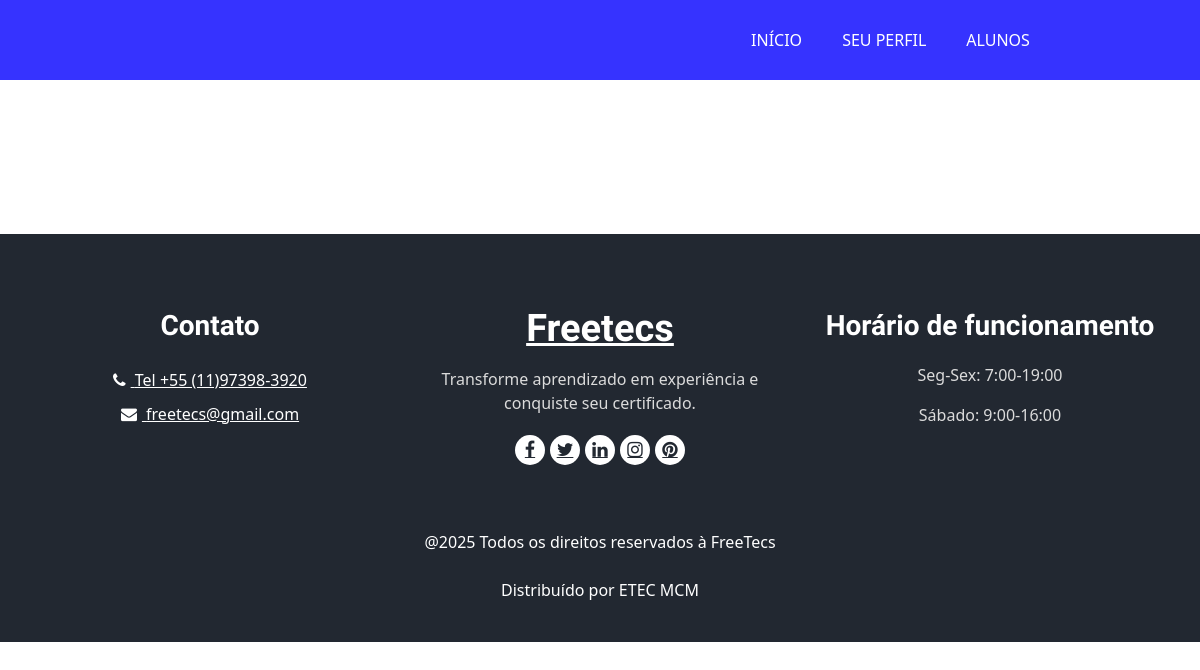
Page /perfilpublicoaluno.php on the earlier database version.
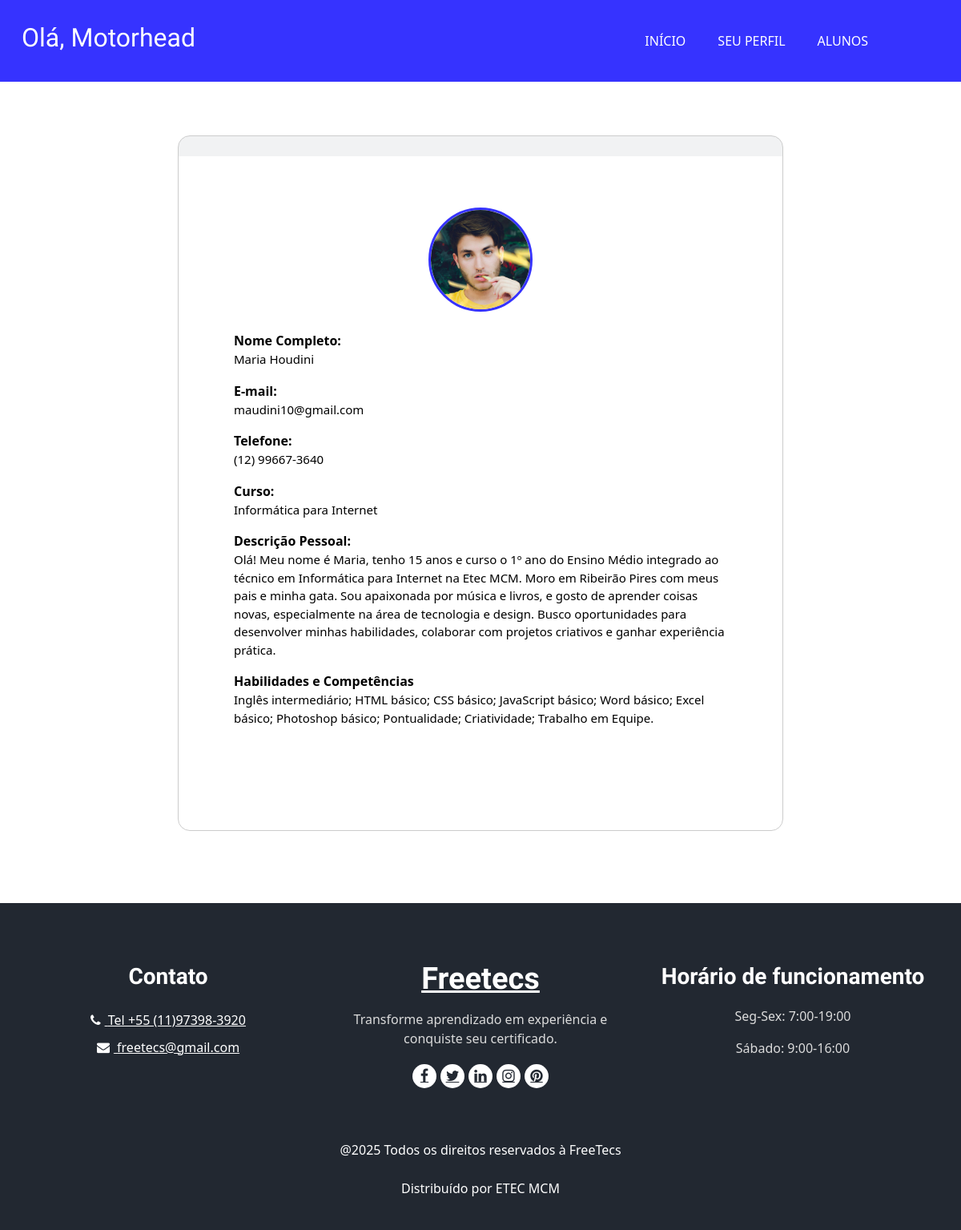
Same page on the later database version.
### tables this page shows
CREATE TABLE `empresa` (
  `id_empresa` int(11) NOT NULL,
  `nome_empresa` varchar(255) DEFAULT NULL,
  `telefone_empresa` varchar(15) DEFAULT NULL,
  `email_empresa` varchar(255) DEFAULT NULL,
  `senha_empresa` varchar(255) DEFAULT NULL,
  `CNPJ` varchar(18) DEFAULT NULL,
  `area_de_atuacao` varchar(255) DEFAULT NULL,
  `descricao_institucional` varchar(600) DEFAULT NULL,
  `ano_de_fundacao` year(4) DEFAULT NULL
);

CREATE TABLE `aluno` (
  `id_aluno` int(11) NOT NULL,
  `nome_aluno` varchar(255) DEFAULT NULL,
  `senha_aluno` varchar(50) DEFAULT NULL,
  `curso` varchar(255) DEFAULT NULL,
  `datanasc` date DEFAULT NULL,
  `RM` int(5) DEFAULT NULL,
  `telefone_aluno` varchar(15) DEFAULT NULL,
  `descricao` varchar(600) DEFAULT NULL,
  `habilidades` varchar(255) DEFAULT NULL,
  `email_aluno` varchar(255) DEFAULT NULL
);

### perfilpublicoaluno.php (the view, shortened to what this page needs)
<!DOCTYPE html>
<html lang="pt-BR">
<body>
    <?php require 'headerempresa.php' ?>
    <section class="food_section layout_padding-bottom">
        <div class="container">
            <div class="heading_container heading_center">
                <br><br><br><br><br>
            </div>
            <br>
            <?php
                $sql = "SELECT * FROM aluno";
                $stmt = $pdo->query($sql);
                while ($aluno = $stmt->fetch(PDO::FETCH_ASSOC)) {
            ?>
            <div class="row justify-content-center">
                <div class="col-md-8">
                    <div class="box p-4" style="text-align: left;">
                        <div class="detail-box">
                            <div class="profile-header">
                                <div class="profile-pic-container">
                                    <img src="images/client2.jpg" alt="Foto de perfil" class="profile-pic"
                                        id="profileImage">
                                </div>
                                <div style="text-align:left;">
                                    <br>
                                    <strong>Nome Completo:</strong>
                                    <p><?php echo $aluno['nome_aluno']; ?></p>
                                    <strong>E-mail:</strong>
                                    <p><?php echo $aluno['email_aluno']; ?></p>
                                    <strong>Telefone:</strong>
                                    <p><?php echo $aluno['telefone_aluno']; ?></p>
                                    <strong>Curso:</strong>
                                    <p><?php echo $aluno['curso']; ?></p>
                                    <strong>Descrição Pessoal:</strong>
                                    <p><?php echo $aluno['descricao']; ?></p>
                                    <strong>Habilidades e Competências</strong>
                                    <p><?php echo $aluno['habilidades']; ?></p>
                                    <br>
                                     </div>
                                </div>
                            </div>
                        </div>
                    </div>
                </div>
            <?php
                }
            ?>
    </section>
    <?php require 'head_footer.php' ?>
</body>
</html>

### headerempresa.php (shortened to what this page needs)
<?php
   require 'conexao.php';
 ?>
 <header class="header_section">
   <div class="container">
     <nav class="navbar navbar-expand-lg custom_nav-container ">
       <a class="navbar-brand" href="restritaempresa.php">
         <span>
           <?php
               $sql = "SELECT nome_empresa FROM empresa";
               $stmt = $pdo->query($sql);
               while ($empresa = $stmt->fetch(PDO::FETCH_ASSOC)) {
                 echo "<h2>Olá, " . htmlspecialchars($empresa['nome_empresa']) . "</h2>";
               }
             ?>
         </span>
       </a>
       <div class="collapse navbar-collapse" id="navbarSupportedContent">
         <ul class="navbar-nav  mx-auto ">
           <li class="nav-item ">
             <a class="nav-link" href="index.php">Início </a>
           </li>
           <li class="nav-item">
             <a class="nav-link" href="perfilempresa.php">Seu Perfil</a>
           </li>
           <li class="nav-item">
             <a class="nav-link" href="alunoscandidatados.php">Alunos</a>
           </li>
         </ul>
       </div>
   </div>
 </header>

### head_footer.php (shortened to what this page needs)
<!DOCTYPE html>
<html>
<head>
  <link rel="stylesheet" href="https://cdn.jsdelivr.net/npm/bootstrap@5.0.0-alpha1/dist/css/bootstrap.min.css
">
  <link rel="stylesheet" href="https://cdn.jsdelivr.net/npm/bootstrap@5.0.0-alpha1/dist/js/bootstrap.bundle.min.js
">
  <link rel="stylesheet" href="https://cdnjs.cloudflare.com/ajax/libs/jquery/3.2.1/jquery.min.js
">
  <link href="css/style.css" rel="stylesheet" />
  <link rel="stylesheet" type="text/css" href="css/bootstrap.css" />
  <link rel="stylesheet" type="text/css"
    href="https://cdnjs.cloudflare.com/ajax/libs/OwlCarousel2/2.3.4/assets/owl.carousel.min.css" />
  <link rel="stylesheet" href="https://cdnjs.cloudflare.com/ajax/libs/jquery-nice-select/1.1.0/css/nice-select.min.css"
 />
  <link href="css/font-awesome.min.css" rel="stylesheet" />
  <link href="https://cdn.jsdelivr.net/npm/bootstrap@5.3.2/dist/css/bootstrap.min.css" rel="stylesheet">
  <link href="css/responsive.css" rel="stylesheet" />
</head>
  <footer class="footer_section">
    <div class="container">
      <div class="row">
        <div class="col-md-4 footer-col">
          <div class="footer_contact">
            <h4>
              Contato
            </h4>
            <div class="contact_link_box">
              <a href="">
                <i class="fa fa-phone" aria-hidden="true"></i>
                <span>
                  Tel +55 (11)97398-3920
                </span>
              </a>
              <a href="">
                <i class="fa fa-envelope" aria-hidden="true"></i>
                <span>
                  freetecs@gmail.com
                </span>
              </a>
            </div>
          </div>
        </div>
        <div class="col-md-4 footer-col">
          <div class="footer_detail">
            <a href="" class="footer-logo">
              Freetecs
            </a>
            <p>
              Transforme aprendizado em experiência e conquiste seu certificado.
            </p>
            <div class="footer_social">
              <a href="">
                <i class="fa fa-facebook" aria-hidden="true"></i>
              </a>
              <a href="">
                <i class="fa fa-twitter" aria-hidden="true"></i>
              </a>
              <a href="">
                <i class="fa fa-linkedin" aria-hidden="true"></i>
              </a>
              <a href="">
                <i class="fa fa-instagram" aria-hidden="true"></i>
              </a>
              <a href="">
                <i class="fa fa-pinterest" aria-hidden="true"></i>
              </a>
            </div>
          </div>
        </div>
        <div class="col-md-4 footer-col">
          <h4>
            Horário de funcionamento
          </h4>
          <p>
            Seg-Sex: 7:00-19:00
          </p>
          <p> Sábado: 9:00-16:00</p>
        </div>
      </div>
      <div class="footer-info">
        <p>@2025 Todos os direitos reservados à FreeTecs</p> <br>
        <p>Distribuído por ETEC MCM</p>
      </div>
    </div>
  </footer>
</body>
</html>

### css/style.css (style rules this page uses)
body { background: rgb(99, 39, 120) }
.profile-header { text-align: center; padding: 40px 20px; background-color: #f8f9fa; border-bottom: 2px solid #e0e0e0; }
.profile-header { text-align: center; padding: 40px 20px; background: none; border: none; }
.profile-pic-container { position: relative; display: inline-block; }
.profile-pic { width: 130px; height: 130px; border-radius: 50%; object-fit: cover; border: 3px solid #3633ff; }
body { color: #0c0c0c; background-color: #ffffff; overflow-x: hidden; }
.layout_padding-bottom { padding-bottom: 90px; }
body { font-family: "Quicksand", sans-serif; }
sr h1, h2 { font-optical-sizing: auto; font-style: normal; font-family: "Zalando Sans SemiExpanded", sans-serif; }
.heading_container { display: -webkit-box; display: -ms-flexbox; display: flex; -webkit-box-orient: vertical; -webkit-box-direction: normal; -ms-flex-direction: column; flex-direction: column; -webkit-box-align: start; -ms-flex-align: start; align-items: flex-start; }
.heading_container.heading_center { -webkit-box-align: center; -ms-flex-align: center; align-items: center; text-align: center; }
a, a:hover, a:focus { text-decoration: none; }
.header_section { padding: 15px 0; position: fixed; top: 0; left: 0; width: 100%; z-index: 999; background-color: #3633ff; transition: background-color 0.3s; }
.navbar-brand { font-family: 'Dancing Script', cursive; }
html { scroll-behavior: smooth; }
.navbar-brand span { font-weight: bold; font-size: 32px; color: #ffffff; }
.custom_nav-container { padding: 0; }
.custom_nav-container .navbar-nav { padding-left: 50%; }
.custom_nav-container .navbar-nav .nav-item .nav-link { padding: 5px 20px; color: #ffffff; text-align: center; text-transform: uppercase; border-radius: 5px; -webkit-transition: all 0.3s; transition: all 0.3s; }
.food_section .box { position: relative; margin-top: 25px; background-color: #ffffff; border: 1px solid #ccc; border-radius: 15px; overflow: hidden; background: linear-gradient(to bottom, #f1f2f3 25px, #ffffff 25px); color: #000000; }
.food_section .box .detail-box { padding: 25px; }
.food_section .box .detail-box p { font-size: 15px; }
.footer_section { background-color: #222831; color: #ffffff; padding: 75px 0 40px 0; text-align: center; }
.footer_section h4 { font-size: 28px; }
.footer_section h4, .footer_section .footer-logo { font-weight: 600; margin-bottom: 20px; font-family: 'Dancing Script', cursive; }
.footer_section p { color: #dbdbdb; }
.footer_section .footer-col { margin-bottom: 30px; }
.footer_section .footer_contact .contact_link_box { display: -webkit-box; display: -ms-flexbox; display: flex; -webkit-box-orient: vertical; -webkit-box-direction: normal; -ms-flex-direction: column; flex-direction: column; }
.footer_section .footer_contact .contact_link_box a { margin: 5px 0; color: #ffffff; }
.footer_section .footer_contact .contact_link_box a i { margin-right: 5px; }
.footer_section .footer-logo { display: block; font-weight: bold; font-size: 38px; line-height: 1; color: #ffffff; }
.footer_section .footer_social { display: -webkit-box; display: -ms-flexbox; display: flex; -webkit-box-pack: center; -ms-flex-pack: center; justify-content: center; margin-top: 20px; margin-bottom: 10px; }
.footer_section .footer_social a { display: -webkit-box; display: -ms-flexbox; display: flex; -webkit-box-pack: center; -ms-flex-pack: center; justify-content: center; -webkit-box-align: center; -ms-flex-align: center; align-items: center; color: #222831; width: 30px; height: 30px; border-radius: 100%; background-color: #ffffff; border-radius: 100%; margin: 0 2.5px; font-size: 18px; }
.footer_section .footer-info { text-align: center; margin-top: 25px; }
.footer_section .footer-info p { color: #ffffff; margin: 0; }

### css/responsive.css (style rules this page uses)
@media (min-width: 1200px) { .container { max-width: 1170px; } }

Differences in the rows shown:
added empresa: nome_empresa "Motorhead"
added aluno: nome_aluno "Maria Houdini", email_aluno "maudini10@gmail.com", telefone_aluno "(12) 99667-3640", curso "Informática para Internet", descricao "Olá! Meu nome é Maria, tenho 15 anos e curso o 1º ano do Ensino Médio integrado ao técnico em Informática para Internet na Etec MCM. Moro em Ribeirão Pires com meus pais e minha gata. Sou apaixonada por música e livros, e gosto de aprender coisas novas, especialmente na área de tecnologia e design. Busco oportunidades para desenvolver minhas habilidades, colaborar com projetos criativos e ganhar experiência prática.", habilidades "Inglês intermediário; HTML básico; CSS básico; JavaScript básico; Word básico; Excel básico; Photoshop básico; Pontualidade; Criatividade; Trabalho em Equipe."
